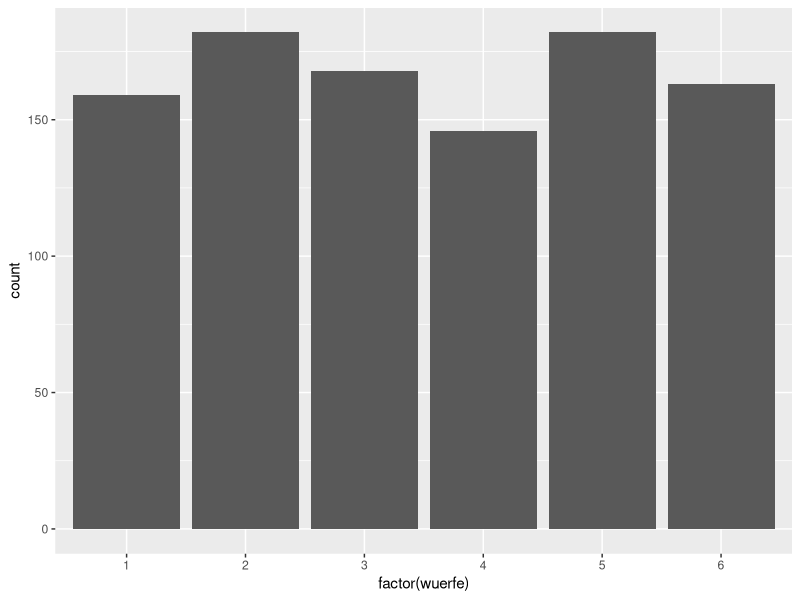
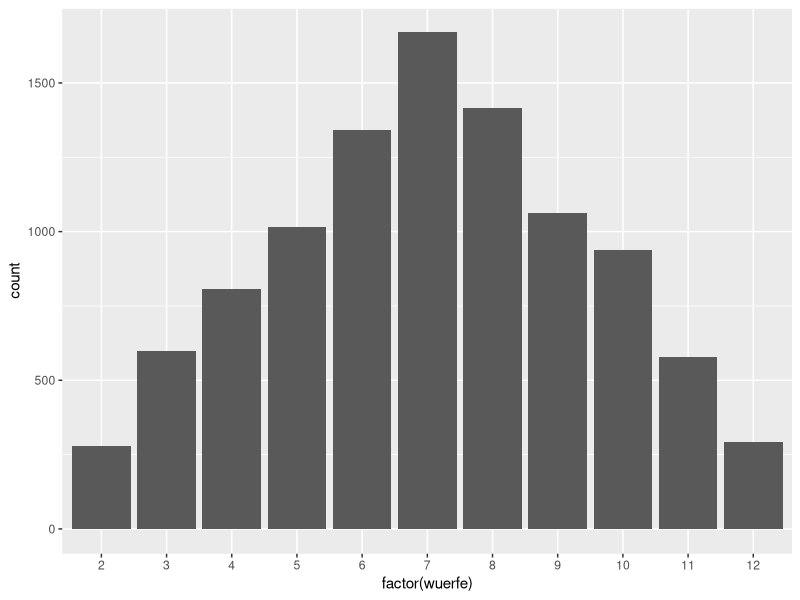
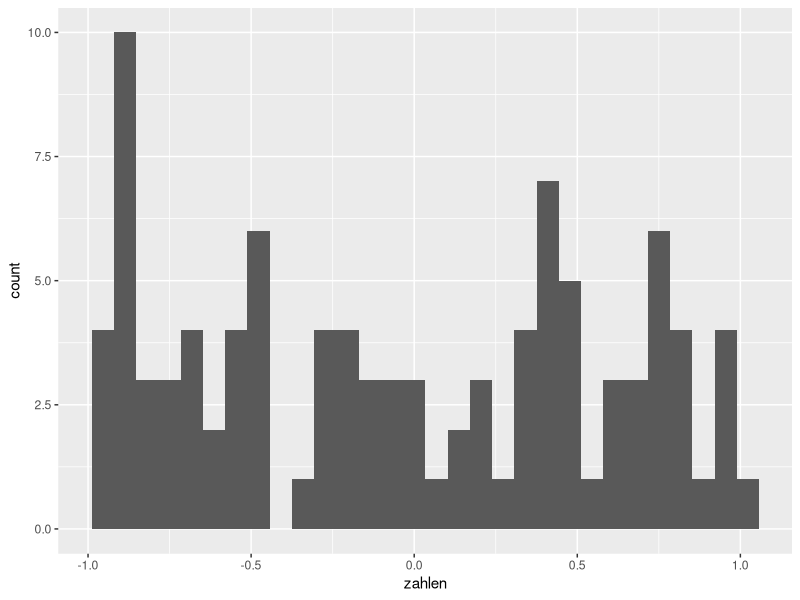
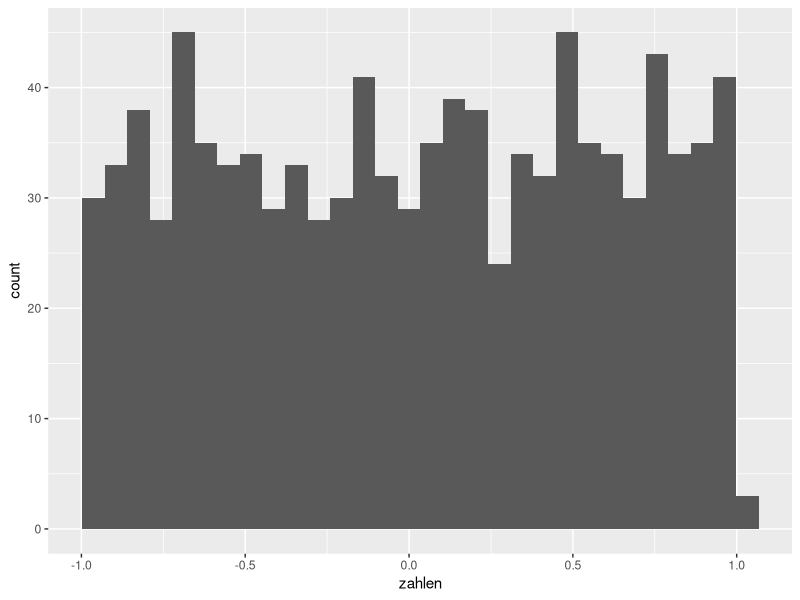
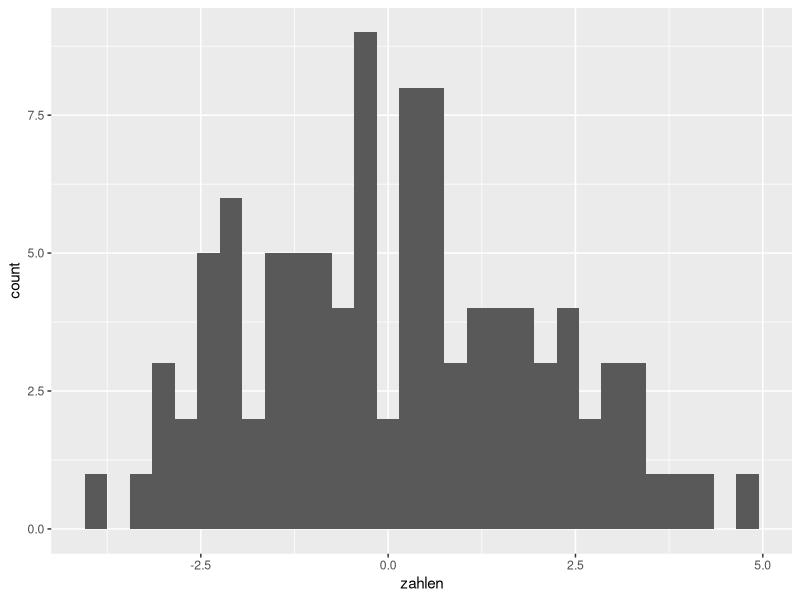
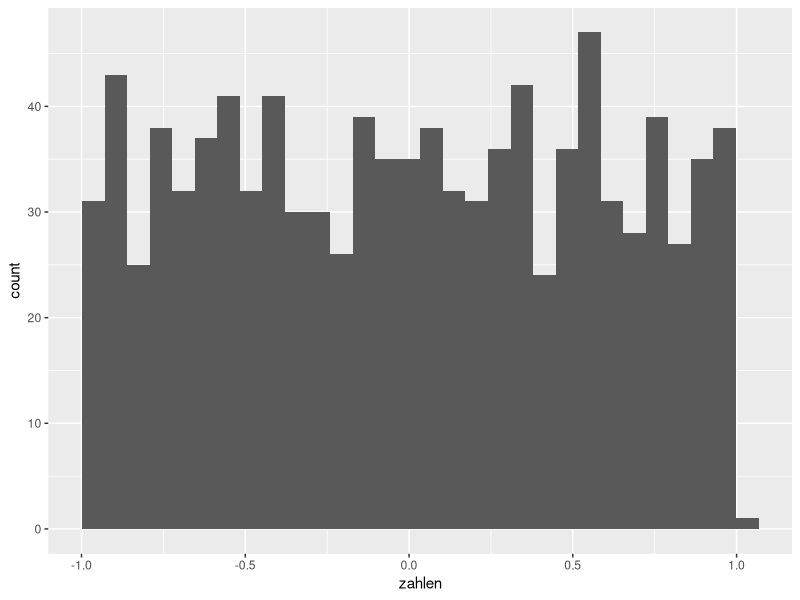

Recreate these plots in R, in order.

library(ggplot2)

# fall ein wuerfel (gleichverteilung)
wuerfe <- sample(1:6, 1000, replace = T)
ggplot(data.frame(wuerfe)) +
  geom_histogram(aes(x=factor(wuerfe)), stat = "count")


# fall zwei wuerfel (normalverteilung um erwartungswert)
wuerfe <- sample(1:6, 10000, replace = T) + sample(1:6, 1000, replace = T)
ggplot(data.frame(wuerfe)) +
  geom_histogram(aes(x=factor(wuerfe)), stat = "count")

# das ganze mit zufallszahlen [-1,1]
zahlen <- runif(100, min = -1, max = 1)
ggplot(data.frame(zahlen)) +
  geom_histogram(aes(x=zahlen))

# vorgehen her
zahlen <- c(runif(100, min = -1, max = 1), 
            runif(100, min = -1, max = 1), 
            runif(100, min = -1, max = 1), 
            runif(100, min = -1, max = 1), 
            runif(100, min = -1, max = 1), 
            runif(100, min = -1, max = 1), 
            runif(100, min = -1, max = 1), 
            runif(100, min = -1, max = 1), 
            runif(100, min = -1, max = 1),
            runif(100, min = -1, max = 1))
ggplot(data.frame(zahlen)) +
  geom_histogram(aes(x=zahlen))

# vorgehen me
zahlen <- runif(100, min = -1, max = 1) + 
  runif(100, min = -1, max = 1) + 
  runif(100, min = -1, max = 1) + 
  runif(100, min = -1, max = 1) + 
  runif(100, min = -1, max = 1) + 
  runif(100, min = -1, max = 1) + 
  runif(100, min = -1, max = 1) + 
  runif(100, min = -1, max = 1) + 
  runif(100, min = -1, max = 1) +
  runif(100, min = -1, max = 1)
ggplot(data.frame(zahlen)) +
  geom_histogram(aes(x=zahlen))


# mit direkt 1000 zahlen geht es nicht,
# da der entscheidende faktor die kombination des
# wurfes ist
zahlen <- runif(1000, min = -1, max = 1)
ggplot(data.frame(zahlen)) +
  geom_histogram(aes(x=zahlen))


